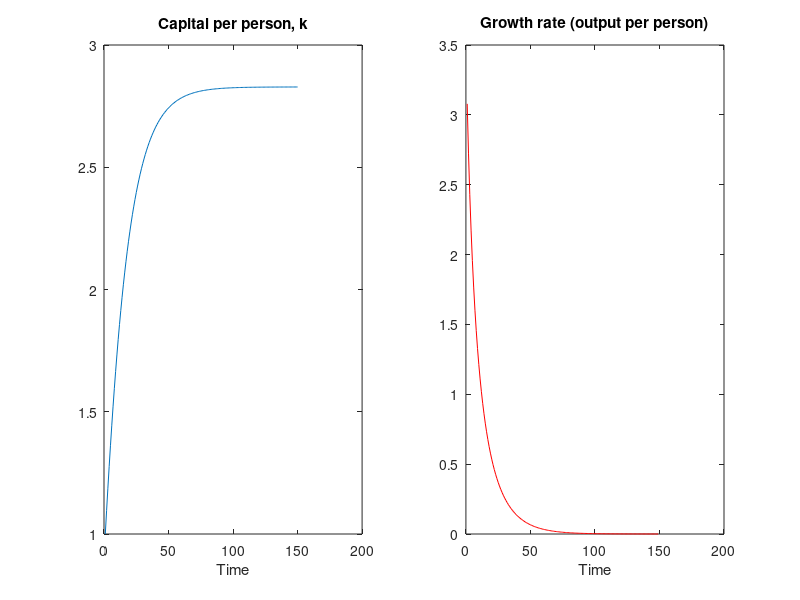

This figure's MATLAB source:
%Solow model
% Written by Michael Hatcher (m.c.hatcher@soton.ac.uk) in 2017.

clear; clc;

%Parameters
alpha = 1/3; delta = 0.05; n = 0.05; s = 0.20;

%Initial capital and output
k(1) = 1;          
y(1) = k(1)^alpha; 

%Number of simulated periods
T = 150;

%Simulate economy using a loop
for t=2:T

      k(t) = (1/(1+n))*(s*k(t-1)^alpha - (n+delta)*k(t-1) ) + k(t-1);
      y(t) = k(t)^alpha;
      Growth(t) = 100*(y(t) - y(t-1))/y(t-1);
      
end

%Plot graphs
hold on,
subplot(1,2,1), plot(k) 
title('Capital per person, k'), xlabel('Time')
subplot(1,2,2), plot(Growth(2:T),'r')
title('Growth rate (output per person)'), xlabel('Time')

